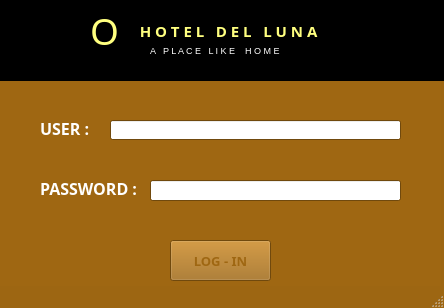
<?xml version="1.0" encoding="UTF-8"?>
<ui version="4.0">
 <class>MainWindow</class>
 <widget class="QMainWindow" name="MainWindow">
  <property name="geometry">
   <rect>
    <x>0</x>
    <y>0</y>
    <width>444</width>
    <height>308</height>
   </rect>
  </property>
  <property name="palette">
   <palette>
    <active>
     <colorrole role="WindowText">
      <brush brushstyle="SolidPattern">
       <color alpha="255">
        <red>157</red>
        <green>102</green>
        <blue>18</blue>
       </color>
      </brush>
     </colorrole>
     <colorrole role="Base">
      <brush brushstyle="SolidPattern">
       <color alpha="255">
        <red>255</red>
        <green>255</green>
        <blue>255</blue>
       </color>
      </brush>
     </colorrole>
     <colorrole role="Window">
      <brush brushstyle="SolidPattern">
       <color alpha="255">
        <red>157</red>
        <green>102</green>
        <blue>18</blue>
       </color>
      </brush>
     </colorrole>
    </active>
    <inactive>
     <colorrole role="WindowText">
      <brush brushstyle="SolidPattern">
       <color alpha="255">
        <red>157</red>
        <green>102</green>
        <blue>18</blue>
       </color>
      </brush>
     </colorrole>
     <colorrole role="Base">
      <brush brushstyle="SolidPattern">
       <color alpha="255">
        <red>255</red>
        <green>255</green>
        <blue>255</blue>
       </color>
      </brush>
     </colorrole>
     <colorrole role="Window">
      <brush brushstyle="SolidPattern">
       <color alpha="255">
        <red>157</red>
        <green>102</green>
        <blue>18</blue>
       </color>
      </brush>
     </colorrole>
    </inactive>
    <disabled>
     <colorrole role="WindowText">
      <brush brushstyle="SolidPattern">
       <color alpha="255">
        <red>120</red>
        <green>120</green>
        <blue>120</blue>
       </color>
      </brush>
     </colorrole>
     <colorrole role="Base">
      <brush brushstyle="SolidPattern">
       <color alpha="255">
        <red>157</red>
        <green>102</green>
        <blue>18</blue>
       </color>
      </brush>
     </colorrole>
     <colorrole role="Window">
      <brush brushstyle="SolidPattern">
       <color alpha="255">
        <red>157</red>
        <green>102</green>
        <blue>18</blue>
       </color>
      </brush>
     </colorrole>
    </disabled>
   </palette>
  </property>
  <property name="windowTitle">
   <string>USER LOG-IN</string>
  </property>
  <property name="autoFillBackground">
   <bool>true</bool>
  </property>
  <widget class="QWidget" name="centralwidget">
   <widget class="QLabel" name="label_16">
    <property name="geometry">
     <rect>
      <x>0</x>
      <y>0</y>
      <width>621</width>
      <height>81</height>
     </rect>
    </property>
    <property name="palette">
     <palette>
      <active>
       <colorrole role="Base">
        <brush brushstyle="SolidPattern">
         <color alpha="255">
          <red>255</red>
          <green>255</green>
          <blue>255</blue>
         </color>
        </brush>
       </colorrole>
       <colorrole role="Window">
        <brush brushstyle="SolidPattern">
         <color alpha="255">
          <red>0</red>
          <green>0</green>
          <blue>0</blue>
         </color>
        </brush>
       </colorrole>
      </active>
      <inactive>
       <colorrole role="Base">
        <brush brushstyle="SolidPattern">
         <color alpha="255">
          <red>255</red>
          <green>255</green>
          <blue>255</blue>
         </color>
        </brush>
       </colorrole>
       <colorrole role="Window">
        <brush brushstyle="SolidPattern">
         <color alpha="255">
          <red>0</red>
          <green>0</green>
          <blue>0</blue>
         </color>
        </brush>
       </colorrole>
      </inactive>
      <disabled>
       <colorrole role="Base">
        <brush brushstyle="SolidPattern">
         <color alpha="255">
          <red>0</red>
          <green>0</green>
          <blue>0</blue>
         </color>
        </brush>
       </colorrole>
       <colorrole role="Window">
        <brush brushstyle="SolidPattern">
         <color alpha="255">
          <red>0</red>
          <green>0</green>
          <blue>0</blue>
         </color>
        </brush>
       </colorrole>
      </disabled>
     </palette>
    </property>
    <property name="autoFillBackground">
     <bool>true</bool>
    </property>
    <property name="text">
     <string/>
    </property>
   </widget>
   <widget class="QLabel" name="label_9">
    <property name="geometry">
     <rect>
      <x>-30</x>
      <y>10</y>
      <width>521</width>
      <height>41</height>
     </rect>
    </property>
    <property name="palette">
     <palette>
      <active>
       <colorrole role="WindowText">
        <brush brushstyle="SolidPattern">
         <color alpha="255">
          <red>255</red>
          <green>255</green>
          <blue>127</blue>
         </color>
        </brush>
       </colorrole>
       <colorrole role="Button">
        <brush brushstyle="SolidPattern">
         <color alpha="255">
          <red>255</red>
          <green>255</green>
          <blue>127</blue>
         </color>
        </brush>
       </colorrole>
       <colorrole role="Light">
        <brush brushstyle="SolidPattern">
         <color alpha="255">
          <red>255</red>
          <green>255</green>
          <blue>255</blue>
         </color>
        </brush>
       </colorrole>
       <colorrole role="Midlight">
        <brush brushstyle="SolidPattern">
         <color alpha="255">
          <red>255</red>
          <green>255</green>
          <blue>191</blue>
         </color>
        </brush>
       </colorrole>
       <colorrole role="Dark">
        <brush brushstyle="SolidPattern">
         <color alpha="255">
          <red>127</red>
          <green>127</green>
          <blue>63</blue>
         </color>
        </brush>
       </colorrole>
       <colorrole role="Mid">
        <brush brushstyle="SolidPattern">
         <color alpha="255">
          <red>170</red>
          <green>170</green>
          <blue>84</blue>
         </color>
        </brush>
       </colorrole>
       <colorrole role="Text">
        <brush brushstyle="SolidPattern">
         <color alpha="255">
          <red>0</red>
          <green>0</green>
          <blue>0</blue>
         </color>
        </brush>
       </colorrole>
       <colorrole role="BrightText">
        <brush brushstyle="SolidPattern">
         <color alpha="255">
          <red>255</red>
          <green>255</green>
          <blue>255</blue>
         </color>
        </brush>
       </colorrole>
       <colorrole role="ButtonText">
        <brush brushstyle="SolidPattern">
         <color alpha="255">
          <red>0</red>
          <green>0</green>
          <blue>0</blue>
         </color>
        </brush>
       </colorrole>
       <colorrole role="Base">
        <brush brushstyle="SolidPattern">
         <color alpha="255">
          <red>255</red>
          <green>255</green>
          <blue>255</blue>
         </color>
        </brush>
       </colorrole>
       <colorrole role="Window">
        <brush brushstyle="SolidPattern">
         <color alpha="255">
          <red>255</red>
          <green>255</green>
          <blue>127</blue>
         </color>
        </brush>
       </colorrole>
       <colorrole role="Shadow">
        <brush brushstyle="SolidPattern">
         <color alpha="255">
          <red>0</red>
          <green>0</green>
          <blue>0</blue>
         </color>
        </brush>
       </colorrole>
       <colorrole role="AlternateBase">
        <brush brushstyle="SolidPattern">
         <color alpha="255">
          <red>255</red>
          <green>255</green>
          <blue>191</blue>
         </color>
        </brush>
       </colorrole>
       <colorrole role="ToolTipBase">
        <brush brushstyle="SolidPattern">
         <color alpha="255">
          <red>255</red>
          <green>255</green>
          <blue>220</blue>
         </color>
        </brush>
       </colorrole>
       <colorrole role="ToolTipText">
        <brush brushstyle="SolidPattern">
         <color alpha="255">
          <red>0</red>
          <green>0</green>
          <blue>0</blue>
         </color>
        </brush>
       </colorrole>
       <colorrole role="PlaceholderText">
        <brush brushstyle="NoBrush">
         <color alpha="128">
          <red>0</red>
          <green>0</green>
          <blue>0</blue>
         </color>
        </brush>
       </colorrole>
      </active>
      <inactive>
       <colorrole role="WindowText">
        <brush brushstyle="SolidPattern">
         <color alpha="255">
          <red>255</red>
          <green>255</green>
          <blue>127</blue>
         </color>
        </brush>
       </colorrole>
       <colorrole role="Button">
        <brush brushstyle="SolidPattern">
         <color alpha="255">
          <red>255</red>
          <green>255</green>
          <blue>127</blue>
         </color>
        </brush>
       </colorrole>
       <colorrole role="Light">
        <brush brushstyle="SolidPattern">
         <color alpha="255">
          <red>255</red>
          <green>255</green>
          <blue>255</blue>
         </color>
        </brush>
       </colorrole>
       <colorrole role="Midlight">
        <brush brushstyle="SolidPattern">
         <color alpha="255">
          <red>255</red>
          <green>255</green>
          <blue>191</blue>
         </color>
        </brush>
       </colorrole>
       <colorrole role="Dark">
        <brush brushstyle="SolidPattern">
         <color alpha="255">
          <red>127</red>
          <green>127</green>
          <blue>63</blue>
         </color>
        </brush>
       </colorrole>
       <colorrole role="Mid">
        <brush brushstyle="SolidPattern">
         <color alpha="255">
          <red>170</red>
          <green>170</green>
          <blue>84</blue>
         </color>
        </brush>
       </colorrole>
       <colorrole role="Text">
        <brush brushstyle="SolidPattern">
         <color alpha="255">
          <red>0</red>
          <green>0</green>
          <blue>0</blue>
         </color>
        </brush>
       </colorrole>
       <colorrole role="BrightText">
        <brush brushstyle="SolidPattern">
         <color alpha="255">
          <red>255</red>
          <green>255</green>
          <blue>255</blue>
         </color>
        </brush>
       </colorrole>
       <colorrole role="ButtonText">
        <brush brushstyle="SolidPattern">
         <color alpha="255">
          <red>0</red>
          <green>0</green>
          <blue>0</blue>
         </color>
        </brush>
       </colorrole>
       <colorrole role="Base">
        <brush brushstyle="SolidPattern">
         <color alpha="255">
          <red>255</red>
          <green>255</green>
          <blue>255</blue>
         </color>
        </brush>
       </colorrole>
       <colorrole role="Window">
        <brush brushstyle="SolidPattern">
         <color alpha="255">
          <red>255</red>
          <green>255</green>
          <blue>127</blue>
         </color>
        </brush>
       </colorrole>
       <colorrole role="Shadow">
        <brush brushstyle="SolidPattern">
         <color alpha="255">
          <red>0</red>
          <green>0</green>
          <blue>0</blue>
         </color>
        </brush>
       </colorrole>
       <colorrole role="AlternateBase">
        <brush brushstyle="SolidPattern">
         <color alpha="255">
          <red>255</red>
          <green>255</green>
          <blue>191</blue>
         </color>
        </brush>
       </colorrole>
       <colorrole role="ToolTipBase">
        <brush brushstyle="SolidPattern">
         <color alpha="255">
          <red>255</red>
          <green>255</green>
          <blue>220</blue>
         </color>
        </brush>
       </colorrole>
       <colorrole role="ToolTipText">
        <brush brushstyle="SolidPattern">
         <color alpha="255">
          <red>0</red>
          <green>0</green>
          <blue>0</blue>
         </color>
        </brush>
       </colorrole>
       <colorrole role="PlaceholderText">
        <brush brushstyle="NoBrush">
         <color alpha="128">
          <red>0</red>
          <green>0</green>
          <blue>0</blue>
         </color>
        </brush>
       </colorrole>
      </inactive>
      <disabled>
       <colorrole role="WindowText">
        <brush brushstyle="SolidPattern">
         <color alpha="255">
          <red>127</red>
          <green>127</green>
          <blue>63</blue>
         </color>
        </brush>
       </colorrole>
       <colorrole role="Button">
        <brush brushstyle="SolidPattern">
         <color alpha="255">
          <red>255</red>
          <green>255</green>
          <blue>127</blue>
         </color>
        </brush>
       </colorrole>
       <colorrole role="Light">
        <brush brushstyle="SolidPattern">
         <color alpha="255">
          <red>255</red>
          <green>255</green>
          <blue>255</blue>
         </color>
        </brush>
       </colorrole>
       <colorrole role="Midlight">
        <brush brushstyle="SolidPattern">
         <color alpha="255">
          <red>255</red>
          <green>255</green>
          <blue>191</blue>
         </color>
        </brush>
       </colorrole>
       <colorrole role="Dark">
        <brush brushstyle="SolidPattern">
         <color alpha="255">
          <red>127</red>
          <green>127</green>
          <blue>63</blue>
         </color>
        </brush>
       </colorrole>
       <colorrole role="Mid">
        <brush brushstyle="SolidPattern">
         <color alpha="255">
          <red>170</red>
          <green>170</green>
          <blue>84</blue>
         </color>
        </brush>
       </colorrole>
       <colorrole role="Text">
        <brush brushstyle="SolidPattern">
         <color alpha="255">
          <red>127</red>
          <green>127</green>
          <blue>63</blue>
         </color>
        </brush>
       </colorrole>
       <colorrole role="BrightText">
        <brush brushstyle="SolidPattern">
         <color alpha="255">
          <red>255</red>
          <green>255</green>
          <blue>255</blue>
         </color>
        </brush>
       </colorrole>
       <colorrole role="ButtonText">
        <brush brushstyle="SolidPattern">
         <color alpha="255">
          <red>127</red>
          <green>127</green>
          <blue>63</blue>
         </color>
        </brush>
       </colorrole>
       <colorrole role="Base">
        <brush brushstyle="SolidPattern">
         <color alpha="255">
          <red>255</red>
          <green>255</green>
          <blue>127</blue>
         </color>
        </brush>
       </colorrole>
       <colorrole role="Window">
        <brush brushstyle="SolidPattern">
         <color alpha="255">
          <red>255</red>
          <green>255</green>
          <blue>127</blue>
         </color>
        </brush>
       </colorrole>
       <colorrole role="Shadow">
        <brush brushstyle="SolidPattern">
         <color alpha="255">
          <red>0</red>
          <green>0</green>
          <blue>0</blue>
         </color>
        </brush>
       </colorrole>
       <colorrole role="AlternateBase">
        <brush brushstyle="SolidPattern">
         <color alpha="255">
          <red>255</red>
          <green>255</green>
          <blue>127</blue>
         </color>
        </brush>
       </colorrole>
       <colorrole role="ToolTipBase">
        <brush brushstyle="SolidPattern">
         <color alpha="255">
          <red>255</red>
          <green>255</green>
          <blue>220</blue>
         </color>
        </brush>
       </colorrole>
       <colorrole role="ToolTipText">
        <brush brushstyle="SolidPattern">
         <color alpha="255">
          <red>0</red>
          <green>0</green>
          <blue>0</blue>
         </color>
        </brush>
       </colorrole>
       <colorrole role="PlaceholderText">
        <brush brushstyle="NoBrush">
         <color alpha="128">
          <red>0</red>
          <green>0</green>
          <blue>0</blue>
         </color>
        </brush>
       </colorrole>
      </disabled>
     </palette>
    </property>
    <property name="font">
     <font>
      <family>Century Gothic</family>
      <pointsize>11</pointsize>
      <weight>75</weight>
      <bold>true</bold>
     </font>
    </property>
    <property name="toolTipDuration">
     <number>-4</number>
    </property>
    <property name="autoFillBackground">
     <bool>false</bool>
    </property>
    <property name="text">
     <string>H O T E L   D E L   L U N A </string>
    </property>
    <property name="alignment">
     <set>Qt::AlignCenter</set>
    </property>
   </widget>
   <widget class="QLabel" name="label_11">
    <property name="geometry">
     <rect>
      <x>150</x>
      <y>40</y>
      <width>171</width>
      <height>20</height>
     </rect>
    </property>
    <property name="palette">
     <palette>
      <active>
       <colorrole role="WindowText">
        <brush brushstyle="SolidPattern">
         <color alpha="255">
          <red>255</red>
          <green>255</green>
          <blue>255</blue>
         </color>
        </brush>
       </colorrole>
      </active>
      <inactive>
       <colorrole role="WindowText">
        <brush brushstyle="SolidPattern">
         <color alpha="255">
          <red>255</red>
          <green>255</green>
          <blue>255</blue>
         </color>
        </brush>
       </colorrole>
      </inactive>
      <disabled>
       <colorrole role="WindowText">
        <brush brushstyle="SolidPattern">
         <color alpha="255">
          <red>120</red>
          <green>120</green>
          <blue>120</blue>
         </color>
        </brush>
       </colorrole>
      </disabled>
     </palette>
    </property>
    <property name="font">
     <font>
      <pointsize>7</pointsize>
     </font>
    </property>
    <property name="text">
     <string>A   P L A C E   L I K E    H O M E</string>
    </property>
   </widget>
   <widget class="QLabel" name="label_10">
    <property name="geometry">
     <rect>
      <x>90</x>
      <y>-20</y>
      <width>91</width>
      <height>101</height>
     </rect>
    </property>
    <property name="palette">
     <palette>
      <active>
       <colorrole role="WindowText">
        <brush brushstyle="SolidPattern">
         <color alpha="255">
          <red>255</red>
          <green>255</green>
          <blue>127</blue>
         </color>
        </brush>
       </colorrole>
      </active>
      <inactive>
       <colorrole role="WindowText">
        <brush brushstyle="SolidPattern">
         <color alpha="255">
          <red>255</red>
          <green>255</green>
          <blue>127</blue>
         </color>
        </brush>
       </colorrole>
      </inactive>
      <disabled>
       <colorrole role="WindowText">
        <brush brushstyle="SolidPattern">
         <color alpha="255">
          <red>120</red>
          <green>120</green>
          <blue>120</blue>
         </color>
        </brush>
       </colorrole>
      </disabled>
     </palette>
    </property>
    <property name="font">
     <font>
      <family>Century Gothic</family>
      <pointsize>28</pointsize>
      <weight>50</weight>
      <bold>false</bold>
     </font>
    </property>
    <property name="autoFillBackground">
     <bool>false</bool>
    </property>
    <property name="text">
     <string>O</string>
    </property>
   </widget>
   <widget class="QLabel" name="label_14">
    <property name="geometry">
     <rect>
      <x>0</x>
      <y>70</y>
      <width>441</width>
      <height>351</height>
     </rect>
    </property>
    <property name="palette">
     <palette>
      <active>
       <colorrole role="Base">
        <brush brushstyle="SolidPattern">
         <color alpha="255">
          <red>255</red>
          <green>255</green>
          <blue>255</blue>
         </color>
        </brush>
       </colorrole>
       <colorrole role="Window">
        <brush brushstyle="SolidPattern">
         <color alpha="255">
          <red>159</red>
          <green>103</green>
          <blue>18</blue>
         </color>
        </brush>
       </colorrole>
      </active>
      <inactive>
       <colorrole role="Base">
        <brush brushstyle="SolidPattern">
         <color alpha="255">
          <red>255</red>
          <green>255</green>
          <blue>255</blue>
         </color>
        </brush>
       </colorrole>
       <colorrole role="Window">
        <brush brushstyle="SolidPattern">
         <color alpha="255">
          <red>159</red>
          <green>103</green>
          <blue>18</blue>
         </color>
        </brush>
       </colorrole>
      </inactive>
      <disabled>
       <colorrole role="Base">
        <brush brushstyle="SolidPattern">
         <color alpha="255">
          <red>159</red>
          <green>103</green>
          <blue>18</blue>
         </color>
        </brush>
       </colorrole>
       <colorrole role="Window">
        <brush brushstyle="SolidPattern">
         <color alpha="255">
          <red>159</red>
          <green>103</green>
          <blue>18</blue>
         </color>
        </brush>
       </colorrole>
      </disabled>
     </palette>
    </property>
    <property name="autoFillBackground">
     <bool>true</bool>
    </property>
    <property name="text">
     <string/>
    </property>
   </widget>
   <widget class="QLabel" name="label_3">
    <property name="geometry">
     <rect>
      <x>40</x>
      <y>120</y>
      <width>71</width>
      <height>16</height>
     </rect>
    </property>
    <property name="palette">
     <palette>
      <active>
       <colorrole role="WindowText">
        <brush brushstyle="SolidPattern">
         <color alpha="255">
          <red>255</red>
          <green>255</green>
          <blue>255</blue>
         </color>
        </brush>
       </colorrole>
      </active>
      <inactive>
       <colorrole role="WindowText">
        <brush brushstyle="SolidPattern">
         <color alpha="255">
          <red>255</red>
          <green>255</green>
          <blue>255</blue>
         </color>
        </brush>
       </colorrole>
      </inactive>
      <disabled>
       <colorrole role="WindowText">
        <brush brushstyle="SolidPattern">
         <color alpha="255">
          <red>120</red>
          <green>120</green>
          <blue>120</blue>
         </color>
        </brush>
       </colorrole>
      </disabled>
     </palette>
    </property>
    <property name="font">
     <font>
      <family>Century Gothic</family>
      <pointsize>12</pointsize>
      <weight>75</weight>
      <bold>true</bold>
     </font>
    </property>
    <property name="text">
     <string>USER :</string>
    </property>
   </widget>
   <widget class="QLabel" name="label_4">
    <property name="geometry">
     <rect>
      <x>40</x>
      <y>180</y>
      <width>161</width>
      <height>16</height>
     </rect>
    </property>
    <property name="palette">
     <palette>
      <active>
       <colorrole role="WindowText">
        <brush brushstyle="SolidPattern">
         <color alpha="255">
          <red>255</red>
          <green>255</green>
          <blue>255</blue>
         </color>
        </brush>
       </colorrole>
      </active>
      <inactive>
       <colorrole role="WindowText">
        <brush brushstyle="SolidPattern">
         <color alpha="255">
          <red>255</red>
          <green>255</green>
          <blue>255</blue>
         </color>
        </brush>
       </colorrole>
      </inactive>
      <disabled>
       <colorrole role="WindowText">
        <brush brushstyle="SolidPattern">
         <color alpha="255">
          <red>120</red>
          <green>120</green>
          <blue>120</blue>
         </color>
        </brush>
       </colorrole>
      </disabled>
     </palette>
    </property>
    <property name="font">
     <font>
      <family>Century Gothic</family>
      <pointsize>12</pointsize>
      <weight>75</weight>
      <bold>true</bold>
     </font>
    </property>
    <property name="text">
     <string>PASSWORD :</string>
    </property>
   </widget>
   <widget class="QLineEdit" name="txtUser">
    <property name="geometry">
     <rect>
      <x>110</x>
      <y>120</y>
      <width>291</width>
      <height>20</height>
     </rect>
    </property>
   </widget>
   <widget class="QLineEdit" name="txtPass">
    <property name="geometry">
     <rect>
      <x>150</x>
      <y>180</y>
      <width>251</width>
      <height>21</height>
     </rect>
    </property>
    <property name="echoMode">
     <enum>QLineEdit::Password</enum>
    </property>
   </widget>
   <widget class="QPushButton" name="btnLogin">
    <property name="geometry">
     <rect>
      <x>170</x>
      <y>240</y>
      <width>101</width>
      <height>41</height>
     </rect>
    </property>
    <property name="palette">
     <palette>
      <active>
       <colorrole role="WindowText">
        <brush brushstyle="SolidPattern">
         <color alpha="255">
          <red>159</red>
          <green>103</green>
          <blue>18</blue>
         </color>
        </brush>
       </colorrole>
       <colorrole role="Button">
        <brush brushstyle="SolidPattern">
         <color alpha="255">
          <red>159</red>
          <green>103</green>
          <blue>18</blue>
         </color>
        </brush>
       </colorrole>
       <colorrole role="Midlight">
        <brush brushstyle="SolidPattern">
         <color alpha="255">
          <red>0</red>
          <green>0</green>
          <blue>0</blue>
         </color>
        </brush>
       </colorrole>
       <colorrole role="ButtonText">
        <brush brushstyle="SolidPattern">
         <color alpha="255">
          <red>159</red>
          <green>103</green>
          <blue>18</blue>
         </color>
        </brush>
       </colorrole>
      </active>
      <inactive>
       <colorrole role="WindowText">
        <brush brushstyle="SolidPattern">
         <color alpha="255">
          <red>159</red>
          <green>103</green>
          <blue>18</blue>
         </color>
        </brush>
       </colorrole>
       <colorrole role="Button">
        <brush brushstyle="SolidPattern">
         <color alpha="255">
          <red>159</red>
          <green>103</green>
          <blue>18</blue>
         </color>
        </brush>
       </colorrole>
       <colorrole role="Midlight">
        <brush brushstyle="SolidPattern">
         <color alpha="255">
          <red>0</red>
          <green>0</green>
          <blue>0</blue>
         </color>
        </brush>
       </colorrole>
       <colorrole role="ButtonText">
        <brush brushstyle="SolidPattern">
         <color alpha="255">
          <red>159</red>
          <green>103</green>
          <blue>18</blue>
         </color>
        </brush>
       </colorrole>
      </inactive>
      <disabled>
       <colorrole role="WindowText">
        <brush brushstyle="SolidPattern">
         <color alpha="255">
          <red>120</red>
          <green>120</green>
          <blue>120</blue>
         </color>
        </brush>
       </colorrole>
       <colorrole role="Button">
        <brush brushstyle="SolidPattern">
         <color alpha="255">
          <red>159</red>
          <green>103</green>
          <blue>18</blue>
         </color>
        </brush>
       </colorrole>
       <colorrole role="Midlight">
        <brush brushstyle="SolidPattern">
         <color alpha="255">
          <red>0</red>
          <green>0</green>
          <blue>0</blue>
         </color>
        </brush>
       </colorrole>
       <colorrole role="ButtonText">
        <brush brushstyle="SolidPattern">
         <color alpha="255">
          <red>120</red>
          <green>120</green>
          <blue>120</blue>
         </color>
        </brush>
       </colorrole>
      </disabled>
     </palette>
    </property>
    <property name="font">
     <font>
      <family>Century Gothic</family>
      <pointsize>10</pointsize>
      <weight>75</weight>
      <bold>true</bold>
     </font>
    </property>
    <property name="autoFillBackground">
     <bool>true</bool>
    </property>
    <property name="text">
     <string>LOG - IN</string>
    </property>
   </widget>
   <zorder>label_14</zorder>
   <zorder>label_16</zorder>
   <zorder>label_9</zorder>
   <zorder>label_11</zorder>
   <zorder>label_10</zorder>
   <zorder>label_3</zorder>
   <zorder>label_4</zorder>
   <zorder>txtUser</zorder>
   <zorder>txtPass</zorder>
   <zorder>btnLogin</zorder>
  </widget>
  <widget class="QStatusBar" name="statusbar"/>
 </widget>
 <resources/>
 <connections/>
</ui>
